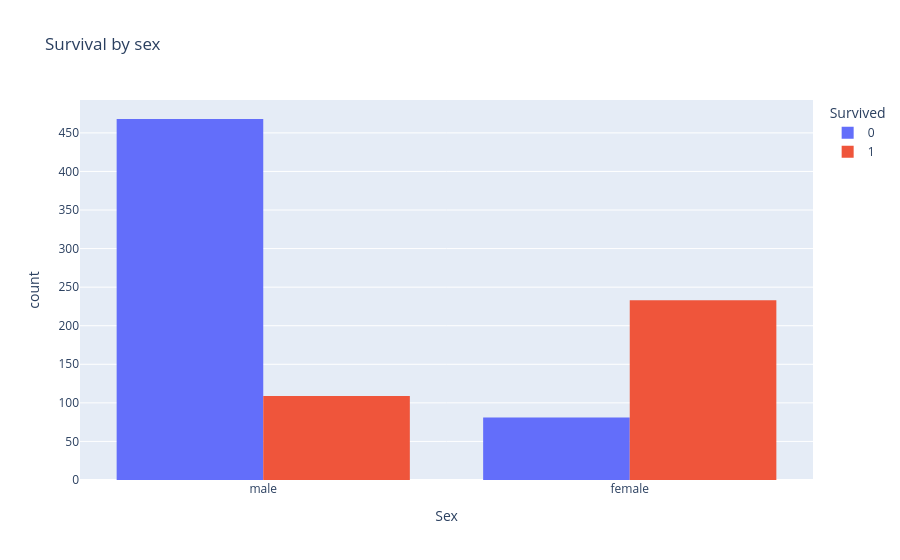

The notebook cell saved with this chart:
### Markdown cell above
## §3 Explore the data ✅ GIVEN (plots) / ❓ YOUR TURN (interpret)

Run these plots, then write down what you notice in the markdown cell after.

### Code cell
# Overall survival rate
rate = df['Survived'].mean()
print(f"Overall survival rate: {rate:.1%}")

# Survival by sex
px.histogram(df, x='Sex', color='Survived', barmode='group',
             title='Survival by sex').show()

### Figure 1 — Plotly figure (JSON) as saved in the notebook; plotly's stock layout.template omitted (floating-point values rounded to 4 significant figures; data arrays with more than 128 entries replaced by an {"elided": "..."} marker saying what was removed)
{"data": [{"alignmentgroup": "True", "bingroup": "x", "hovertemplate": "Survived=0<br>Sex=%{x}<br>count=%{y}<extra></extra>", "legendgroup": "0", "marker": {"color": "#636efa", "pattern": {"shape": ""}}, "name": "0", "offsetgroup": "0", "orientation": "v", "showlegend": true, "type": "histogram", "x": {"elided": "549 str values"}, "xaxis": "x", "yaxis": "y"}, {"alignmentgroup": "True", "bingroup": "x", "hovertemplate": "Survived=1<br>Sex=%{x}<br>count=%{y}<extra></extra>", "legendgroup": "1", "marker": {"color": "#EF553B", "pattern": {"shape": ""}}, "name": "1", "offsetgroup": "1", "orientation": "v", "showlegend": true, "type": "histogram", "x": {"elided": "342 str values"}, "xaxis": "x", "yaxis": "y"}], "layout": {"barmode": "group", "legend": {"title": {"text": "Survived"}, "tracegroupgap": 0}, "title": {"text": "Survival by sex"}, "xaxis": {"anchor": "y", "domain": [0, 1], "title": {"text": "Sex"}}, "yaxis": {"anchor": "x", "domain": [0, 1], "title": {"text": "count"}}}}
